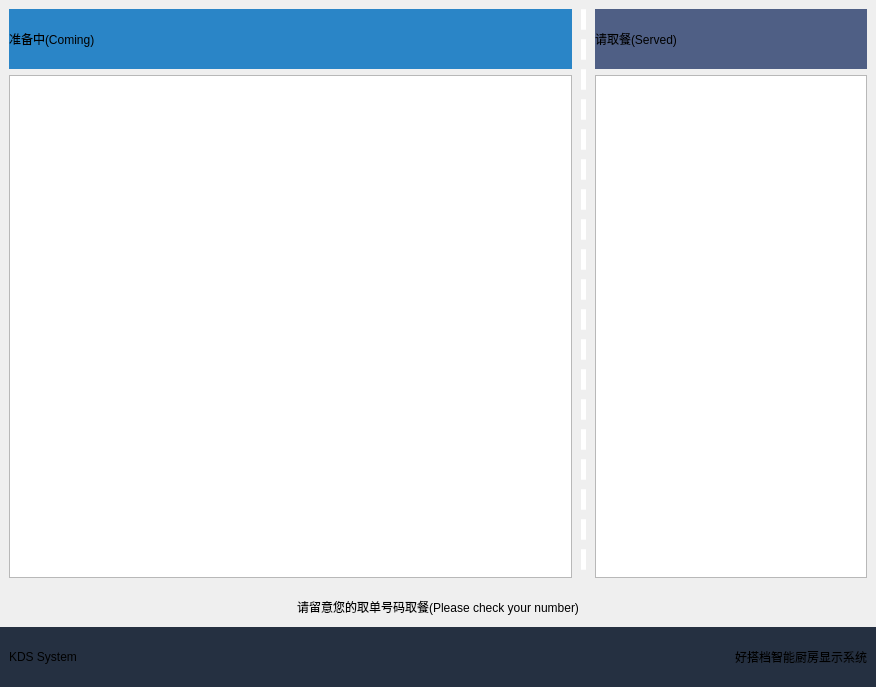
<?xml version="1.0" encoding="UTF-8"?>
<ui version="4.0">
 <class>Dialog</class>
 <widget class="QDialog" name="Dialog">
  <property name="geometry">
   <rect>
    <x>0</x>
    <y>0</y>
    <width>876</width>
    <height>687</height>
   </rect>
  </property>
  <property name="windowTitle">
   <string>Dialog</string>
  </property>
  <layout class="QVBoxLayout" name="verticalLayout_4">
   <property name="spacing">
    <number>0</number>
   </property>
   <property name="leftMargin">
    <number>0</number>
   </property>
   <property name="topMargin">
    <number>0</number>
   </property>
   <property name="rightMargin">
    <number>0</number>
   </property>
   <property name="bottomMargin">
    <number>0</number>
   </property>
   <item>
    <layout class="QHBoxLayout" name="horizontalLayout_2" stretch="2,0,1">
     <property name="spacing">
      <number>0</number>
     </property>
     <item>
      <widget class="QFrame" name="frame_coming">
       <property name="minimumSize">
        <size>
         <width>0</width>
         <height>80</height>
        </size>
       </property>
       <layout class="QVBoxLayout" name="verticalLayout">
        <item>
         <widget class="AutoFontLabel" name="label_cooking">
          <property name="minimumSize">
           <size>
            <width>0</width>
            <height>60</height>
           </size>
          </property>
          <property name="maximumSize">
           <size>
            <width>16777215</width>
            <height>60</height>
           </size>
          </property>
          <property name="styleSheet">
           <string notr="true">background-color:#2a85c7;</string>
          </property>
          <property name="text">
           <string>准备中(Coming)</string>
          </property>
         </widget>
        </item>
        <item>
         <widget class="QTableView" name="tableView_cooking"/>
        </item>
       </layout>
      </widget>
     </item>
     <item>
      <layout class="QVBoxLayout" name="verticalLayout_3" stretch="0,1,0">
       <property name="spacing">
        <number>0</number>
       </property>
       <item>
        <widget class="AutoFontLabel" name="label_9">
         <property name="minimumSize">
          <size>
           <width>5</width>
           <height>7</height>
          </size>
         </property>
         <property name="maximumSize">
          <size>
           <width>5</width>
           <height>7</height>
          </size>
         </property>
         <property name="text">
          <string/>
         </property>
        </widget>
       </item>
       <item>
        <widget class="AutoFontLabel" name="label_5">
         <property name="minimumSize">
          <size>
           <width>5</width>
           <height>0</height>
          </size>
         </property>
         <property name="maximumSize">
          <size>
           <width>5</width>
           <height>16777215</height>
          </size>
         </property>
         <property name="styleSheet">
          <string notr="true">border:0px;
border-right:5px dashed white;
border-left:5px dashed white;</string>
         </property>
         <property name="text">
          <string/>
         </property>
        </widget>
       </item>
       <item>
        <widget class="AutoFontLabel" name="label_8">
         <property name="minimumSize">
          <size>
           <width>5</width>
           <height>7</height>
          </size>
         </property>
         <property name="maximumSize">
          <size>
           <width>5</width>
           <height>7</height>
          </size>
         </property>
         <property name="text">
          <string/>
         </property>
        </widget>
       </item>
      </layout>
     </item>
     <item>
      <widget class="QFrame" name="frame_served">
       <property name="minimumSize">
        <size>
         <width>0</width>
         <height>80</height>
        </size>
       </property>
       <layout class="QVBoxLayout" name="verticalLayout_2">
        <item>
         <widget class="AutoFontLabel" name="label_service">
          <property name="minimumSize">
           <size>
            <width>0</width>
            <height>60</height>
           </size>
          </property>
          <property name="maximumSize">
           <size>
            <width>16777215</width>
            <height>60</height>
           </size>
          </property>
          <property name="styleSheet">
           <string notr="true">background-color:#4f5f85;</string>
          </property>
          <property name="text">
           <string>请取餐(Served)</string>
          </property>
         </widget>
        </item>
        <item>
         <widget class="QTableView" name="tableView_service"/>
        </item>
       </layout>
      </widget>
     </item>
    </layout>
   </item>
   <item>
    <widget class="AutoFontLabel" name="label_information">
     <property name="minimumSize">
      <size>
       <width>0</width>
       <height>40</height>
      </size>
     </property>
     <property name="maximumSize">
      <size>
       <width>16777215</width>
       <height>40</height>
      </size>
     </property>
     <property name="text">
      <string>请留意您的取单号码取餐(Please check your number)</string>
     </property>
     <property name="alignment">
      <set>Qt::AlignCenter</set>
     </property>
    </widget>
   </item>
   <item>
    <widget class="QFrame" name="frame">
     <property name="minimumSize">
      <size>
       <width>0</width>
       <height>60</height>
      </size>
     </property>
     <property name="maximumSize">
      <size>
       <width>16777215</width>
       <height>60</height>
      </size>
     </property>
     <property name="styleSheet">
      <string notr="true">QFrame#frame{background-color:rgb(37, 48, 65)}</string>
     </property>
     <layout class="QHBoxLayout" name="horizontalLayout" stretch="1,0,1">
      <item>
       <widget class="AutoFontLabel" name="label_soft_name">
        <property name="text">
         <string>KDS System</string>
        </property>
       </widget>
      </item>
      <item>
       <widget class="QLabel" name="label_logo">
        <property name="text">
         <string/>
        </property>
        <property name="pixmap">
         <pixmap resource="res.qrc">:/fastfdbacklogo.png</pixmap>
        </property>
        <property name="scaledContents">
         <bool>false</bool>
        </property>
        <property name="alignment">
         <set>Qt::AlignCenter</set>
        </property>
       </widget>
      </item>
      <item>
       <widget class="AutoFontLabel" name="label_company_name">
        <property name="text">
         <string>好搭档智能厨房显示系统</string>
        </property>
        <property name="alignment">
         <set>Qt::AlignRight|Qt::AlignTrailing|Qt::AlignVCenter</set>
        </property>
       </widget>
      </item>
     </layout>
    </widget>
   </item>
  </layout>
 </widget>
 <customwidgets>
  <customwidget>
   <class>AutoFontLabel</class>
   <extends>QLabel</extends>
   <header>autofontlabel.h</header>
  </customwidget>
 </customwidgets>
 <resources>
  <include location="res.qrc"/>
 </resources>
 <connections/>
</ui>
